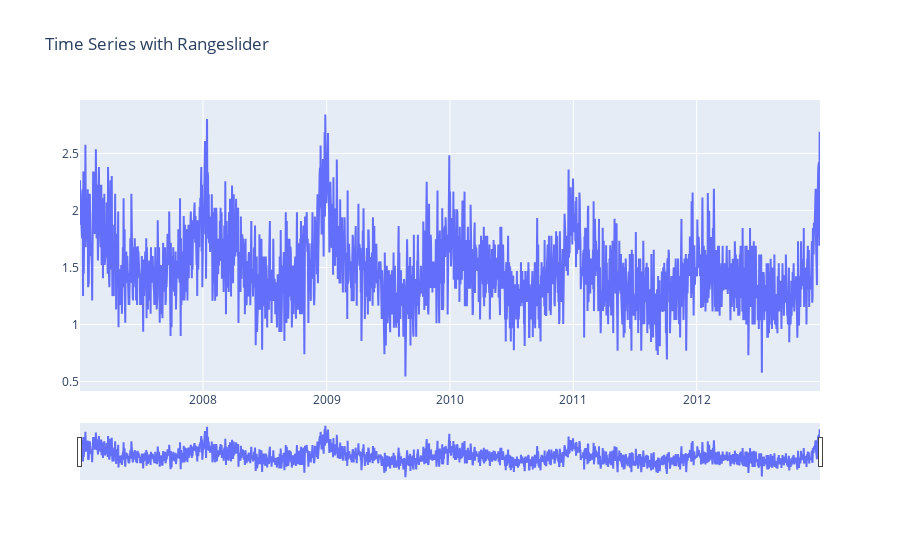

Here is the notebook cell this chart was saved with:
### Code cell
fig2 = go.Figure([go.Scatter(x=train_r1['date'], y=train_r1['mortality_rate'])])
#fig2.show()

fig2.update_layout(title_text='Time Series with Rangeslider',
                  xaxis_rangeslider_visible=True)

### Figure 1 — Plotly figure (JSON) as saved in the notebook; plotly's stock layout.template omitted (floating-point values rounded to 4 significant figures; data arrays with more than 128 entries replaced by an {"elided": "..."} marker saying what was removed)
{"data": [{"type": "scatter", "x": {"elided": "2191 str values"}, "y": {"elided": "2191 float values"}}], "layout": {"title": {"text": "Time Series with Rangeslider"}, "xaxis": {"rangeslider": {"visible": true}}}}
